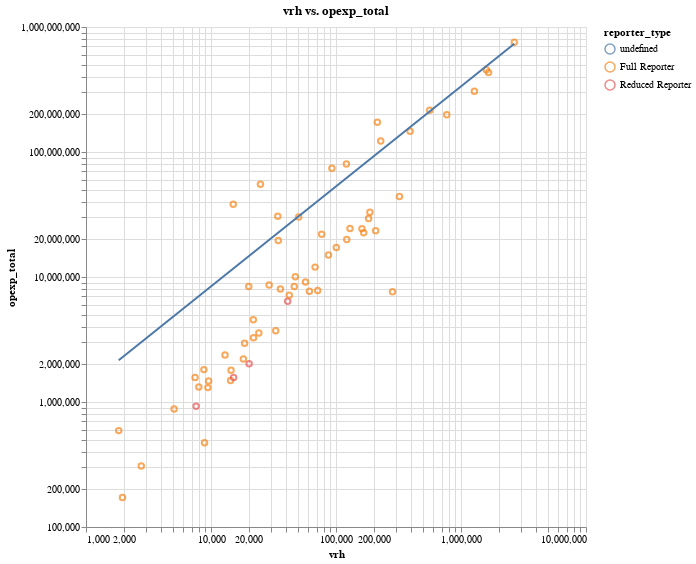

This figure's notebook cell:
### Code cell
_make_scatter(
    data = merge_metrics_rtpa[
        (merge_metrics_rtpa["RTPA"].str.contains("Metropolitan")) & 
        (merge_metrics_rtpa["year"]=="2023")
    ], # raw dataframe
    y_ax = "opexp_total",
    x_ax = "vrh",
    color= "reporter_type",
    scale=True
)

### Figure 1 — Vega-Lite specification as saved in the notebook (floating-point values rounded to 4 significant figures)
{"config": {"view": {"continuousWidth": 300, "continuousHeight": 300}}, "layer": [{"mark": {"type": "point"}, "encoding": {"color": {"field": "reporter_type", "type": "nominal"}, "tooltip": [{"field": "vrh", "type": "quantitative"}, {"field": "opexp_total", "type": "quantitative"}, {"field": "agency_name", "type": "nominal"}, {"field": "year", "type": "nominal"}], "x": {"field": "vrh", "scale": {"type": "log"}, "type": "quantitative"}, "y": {"field": "opexp_total", "scale": {"type": "log"}, "type": "quantitative"}}, "name": "view_3", "title": "vrh vs. opexp_total"}, {"mark": {"type": "line"}, "encoding": {"color": {"field": "reporter_type", "type": "nominal"}, "tooltip": [{"field": "vrh", "type": "quantitative"}, {"field": "opexp_total", "type": "quantitative"}, {"field": "agency_name", "type": "nominal"}, {"field": "year", "type": "nominal"}], "x": {"field": "vrh", "scale": {"type": "log"}, "type": "quantitative"}, "y": {"field": "opexp_total", "scale": {"type": "log"}, "type": "quantitative"}}, "title": "vrh vs. opexp_total", "transform": [{"on": "vrh", "regression": "opexp_total"}]}], "data": {"name": "data-cec4e8a464d3c19e472bdb0b6fa050e1"}, "height": 500, "params": [{"name": "param_3", "select": {"type": "interval", "encodings": ["x", "y"]}, "bind": "scales", "views": ["view_3"]}], "width": 500, "$schema": "https://vega.github.io/schema/vega-lite/v5.20.1.json", "datasets": {"data-cec4e8a464d3c19e472bdb0b6fa050e1": [{"agency_name": "Alameda-Contra Costa Transit District", "agency_status": "Active", "city": "Oakland", "mode": "RB", "service": "DO", "ntd_id": "90014", "reporter_type": "Full Reporter", "reporting_module": "Urban", "state": "CA", "primary_uza_name": "San Francisco--Oakland, CA", "year": "2023", "upt": 4106130, "vrh": 76821, "vrm": 681509, "opexp_total": 21949532, "RTPA": "Metropolitan Transportation Commission", "_merge": "both"}, {"agency_name": "Alameda-Contra Costa Transit District", "agency_status": "Active", "city": "Oakland", "mode": "CB", "service": "DO", "ntd_id": "90014", "reporter_type": "Full Reporter", "reporting_module": "Urban", "state": "CA", "primary_uza_name": "San Francisco--Oakland, CA", "year": "2023", "upt": 467661, "vrh": 29191, "vrm": 460017, "opexp_total": 8634025, "RTPA": "Metropolitan Transportation Commission", "_merge": "both"}, {"agency_name": "Alameda-Contra Costa Transit District", "agency_status": "Active", "city": "Oakland", "mode": "MB", "service": "DO", "ntd_id": "90014", "reporter_type": "Full Reporter", "reporting_module": "Urban", "state": "CA", "primary_uza_name": "San Francisco--Oakland, CA", "year": "2023", "upt": 30029858, "vrh": 1595492, "vrm": 16404172, "opexp_total": 454197000, "RTPA": "Metropolitan Transportation Commission", "_merge": "both"}, {"agency_name": "Alameda-Contra Costa Transit District", "agency_status": "Active", "city": "Oakland", "mode": "MB", "service": "PT", "ntd_id": "90014", "reporter_type": "Full Reporter", "reporting_module": "Urban", "state": "CA", "primary_uza_name": "San Francisco--Oakland, CA", "year": "2023", "upt": 167120, "vrh": 24136, "vrm": 393669, "opexp_total": 3568738, "RTPA": "Metropolitan Transportation Commission", "_merge": "both"}, {"agency_name": "Alameda-Contra Costa Transit District", "agency_status": "Active", "city": "Oakland", "mode": "DR", "service": "PT", "ntd_id": "90014", "reporter_type": "Full Reporter", "reporting_module": "Urban", "state": "CA", "primary_uza_name": "San Francisco--Oakland, CA", "year": "2023", "upt": 419288, "vrh": 322042, "vrm": 4411277, "opexp_total": 44057385, "RTPA": "Metropolitan Transportation Commission", "_merge": "both"}, {"agency_name": "Central Contra Costa Transit Authority (CCCTA)", "agency_status": "Active", "city": "Concord", "mode": "DR", "service": "PT", "ntd_id": "90078", "reporter_type": "Full Reporter", "reporting_module": "Urban", "state": "CA", "primary_uza_name": "Concord--Walnut Creek, CA", "year": "2023", "upt": 113535, "vrh": 61316, "vrm": 997060, "opexp_total": 7676093, "RTPA": "Metropolitan Transportation Commission", "_merge": "both"}, {"agency_name": "Central Contra Costa Transit Authority (CCCTA)", "agency_status": "Active", "city": "Concord", "mode": "MB", "service": "DO", "ntd_id": "90078", "reporter_type": "Full Reporter", "reporting_module": "Urban", "state": "CA", "primary_uza_name": "Concord--Walnut Creek, CA", "year": "2023", "upt": 2422774, "vrh": 186702, "vrm": 1775507, "opexp_total": 33022741, "RTPA": "Metropolitan Transportation Commission", "_merge": "both"}, {"agency_name": "Central Contra Costa Transit Authority (CCCTA)", "agency_status": "Active", "city": "Concord", "mode": "MB", "service": "PT", "ntd_id": "90078", "reporter_type": "Full Reporter", "reporting_module": "Urban", "state": "CA", "primary_uza_name": "Concord--Walnut Creek, CA", "year": "2023", "upt": 1803, "vrh": 2768, "vrm": 35082, "opexp_total": 307689, "RTPA": "Metropolitan Transportation Commission", "_merge": "both"}, {"agency_name": "City and County of San Francisco (SFMTA) - Transit Division", "agency_status": "Active", "city": "San Francisco", "mode": "SR", "service": "DO", "ntd_id": "90015", "reporter_type": "Full Reporter", "reporting_module": "Urban", "state": "CA", "primary_uza_name": "San Francisco--Oakland, CA", "year": "2023", "upt": 3136144, "vrh": 50301, "vrm": 247153, "opexp_total": 30162729, "RTPA": "Metropolitan Transportation Commission", "_merge": "both"}, {"agency_name": "City and County of San Francisco (SFMTA) - Transit Division", "agency_status": "Active", "city": "San Francisco", "mode": "CC", "service": "DO", "ntd_id": "90015", "reporter_type": "Full Reporter", "reporting_module": "Urban", "state": "CA", "primary_uza_name": "San Francisco--Oakland, CA", "year": "2023", "upt": 2926495, "vrh": 92722, "vrm": 198912, "opexp_total": 74057382, "RTPA": "Metropolitan Transportation Commission", "_merge": "both"}, {"agency_name": "City and County of San Francisco (SFMTA) - Transit Division", "agency_status": "Active", "city": "San Francisco", "mode": "TB", "service": "DO", "ntd_id": "90015", "reporter_type": "Full Reporter", "reporting_module": "Urban", "state": "CA", "primary_uza_name": "San Francisco--Oakland, CA", "year": "2023", "upt": 37694490, "vrh": 769101, "vrm": 4631395, "opexp_total": 198854397, "RTPA": "Metropolitan Transportation Commission", "_merge": "both"}, {"agency_name": "City and County of San Francisco (SFMTA) - Transit Division", "agency_status": "Active", "city": "San Francisco", "mode": "DR", "service": "PT", "ntd_id": "90015", "reporter_type": "Full Reporter", "reporting_module": "Urban", "state": "CA", "primary_uza_name": "San Francisco--Oakland, CA", "year": "2023", "upt": 237353, "vrh": 166480, "vrm": 1248469, "opexp_total": 22581487, "RTPA": "Metropolitan Transportation Commission", "_merge": "both"}, {"agency_name": "City and County of San Francisco (SFMTA) - Transit Division", "agency_status": "Active", "city": "San Francisco", "mode": "MB", "service": "DO", "ntd_id": "90015", "reporter_type": "Full Reporter", "reporting_module": "Urban", "state": "CA", "primary_uza_name": "San Francisco--Oakland, CA", "year": "2023", "upt": 71851901, "vrh": 1661223, "vrm": 13046816, "opexp_total": 433123945, "RTPA": "Metropolitan Transportation Commission", "_merge": "both"}, {"agency_name": "City and County of San Francisco (SFMTA) - Transit Division", "agency_status": "Active", "city": "San Francisco", "mode": "LR", "service": "DO", "ntd_id": "90015", "reporter_type": "Full Reporter", "reporting_module": "Urban", "state": "CA", "primary_uza_name": "San Francisco--Oakland, CA", "year": "2023", "upt": 23281310, "vrh": 562403, "vrm": 4833132, "opexp_total": 215714649, "RTPA": "Metropolitan Transportation Commission", "_merge": "both"}, {"agency_name": "City of Fairfield, California - Transportation Division/Public Works Department", "agency_status": "Active", "city": "Fairfield", "mode": "DR", "service": "PT", "ntd_id": "90092", "reporter_type": "Full Reporter", "reporting_module": "Urban", "state": "CA", "primary_uza_name": "Fairfield, CA", "year": "2023", "upt": 12305, "vrh": 7457, "vrm": 94892, "opexp_total": 1571486, "RTPA": "Metropolitan Transportation Commission", "_merge": "both"}, {"agency_name": "City of Fairfield, California - Transportation Division/Public Works Department", "agency_status": "Active", "city": "Fairfield", "mode": "MB", "service": "PT", "ntd_id": "90092", "reporter_type": "Full Reporter", "reporting_module": "Urban", "state": "CA", "primary_uza_name": "Fairfield, CA", "year": "2023", "upt": 254326, "vrh": 35905, "vrm": 473294, "opexp_total": 8027285, "RTPA": "Metropolitan Transportation Commission", "_merge": "both"}, {"agency_name": "City of Fairfield, California - Transportation Division/Public Works Department", "agency_status": "Active", "city": "Fairfield", "mode": "CB", "service": "PT", "ntd_id": "90092", "reporter_type": "Full Reporter", "reporting_module": "Urban", "state": "CA", "primary_uza_name": "Fairfield, CA", "year": "2023", "upt": 7153, "vrh": 1827, "vrm": 58495, "opexp_total": 590270, "RTPA": "Metropolitan Transportation Commission", "_merge": "both"}, {"agency_name": "City of Petaluma - Transit", "agency_status": "Active", "city": "Petaluma", "mode": "MB", "service": "PT", "ntd_id": "90213", "reporter_type": "Full Reporter", "reporting_module": "Urban", "state": "CA", "primary_uza_name": "Petaluma, CA", "year": "2023", "upt": 206161, "vrh": 18570, "vrm": 229901, "opexp_total": 2950945, "RTPA": "Metropolitan Transportation Commission", "_merge": "both"}, {"agency_name": "City of Petaluma - Transit", "agency_status": "Active", "city": "Petaluma", "mode": "DR", "service": "PT", "ntd_id": "90213", "reporter_type": "Full Reporter", "reporting_module": "Urban", "state": "CA", "primary_uza_name": "Petaluma, CA", "year": "2023", "upt": 7446, "vrh": 5070, "vrm": 28711, "opexp_total": 877730, "RTPA": "Metropolitan Transportation Commission", "_merge": "both"}, {"agency_name": "City of Santa Rosa - Transit Division", "agency_status": "Active", "city": "Santa Rosa", "mode": "DR", "service": "PT", "ntd_id": "90017", "reporter_type": "Full Reporter", "reporting_module": "Urban", "state": "CA", "primary_uza_name": "Santa Rosa, CA", "year": "2023", "upt": 26015, "vrh": 14352, "vrm": 157273, "opexp_total": 1485023, "RTPA": "Metropolitan Transportation Commission", "_merge": "both"}, {"agency_name": "City of Santa Rosa - Transit Division", "agency_status": "Active", "city": "Santa Rosa", "mode": "MB", "service": "PT", "ntd_id": "90017", "reporter_type": "Full Reporter", "reporting_module": "Urban", "state": "CA", "primary_uza_name": "Santa Rosa, CA", "year": "2023", "upt": 4761, "vrh": 1958, "vrm": 20558, "opexp_total": 171950, "RTPA": "Metropolitan Transportation Commission", "_merge": "both"}, {"agency_name": "City of Santa Rosa - Transit Division", "agency_status": "Active", "city": "Santa Rosa", "mode": "MB", "service": "DO", "ntd_id": "90017", "reporter_type": "Full Reporter", "reporting_module": "Urban", "state": "CA", "primary_uza_name": "Santa Rosa, CA", "year": "2023", "upt": 1288970, "vrh": 68026, "vrm": 761911, "opexp_total": 11995106, "RTPA": "Metropolitan Transportation Commission", "_merge": "both"}, {"agency_name": "City of Union City (UCT) - Public Works", "agency_status": "Active", "city": "Union City", "mode": "MB", "service": "PT", "ntd_id": "90161", "reporter_type": "Reduced Reporter", "reporting_module": "Urban", "state": "CA", "primary_uza_name": "San Francisco--Oakland, CA", "year": "2023", "upt": 242472, "vrh": 41060, "vrm": 572554, "opexp_total": 6395354, "RTPA": "Metropolitan Transportation Commission", "_merge": "both"}, {"agency_name": "City of Union City (UCT) - Public Works", "agency_status": "Active", "city": "Union City", "mode": "DR", "service": "PT", "ntd_id": "90161", "reporter_type": "Reduced Reporter", "reporting_module": "Urban", "state": "CA", "primary_uza_name": "San Francisco--Oakland, CA", "year": "2023", "upt": 16624, "vrh": 15168, "vrm": 60340, "opexp_total": 1568122, "RTPA": "Metropolitan Transportation Commission", "_merge": "both"}, {"agency_name": "City of Vacaville - Department of Public Works", "agency_status": "Active", "city": "Vacaville", "mode": "MB", "service": "PT", "ntd_id": "90155", "reporter_type": "Reduced Reporter", "reporting_module": "Urban", "state": "CA", "primary_uza_name": "Vacaville, CA", "year": "2023", "upt": 258829, "vrh": 20192, "vrm": 265713, "opexp_total": 2025216, "RTPA": "Metropolitan Transportation Commission", "_merge": "both"}, {"agency_name": "City of Vacaville - Department of Public Works", "agency_status": "Active", "city": "Vacaville", "mode": "DR", "service": "PT", "ntd_id": "90155", "reporter_type": "Reduced Reporter", "reporting_module": "Urban", "state": "CA", "primary_uza_name": "Vacaville, CA", "year": "2023", "upt": 19191, "vrh": 7602, "vrm": 100480, "opexp_total": 925817, "RTPA": "Metropolitan Transportation Commission", "_merge": "both"}, {"agency_name": "County of Sonoma (SCT) - Department of Public Infrastructure - Transit Division", "agency_status": "Active", "city": "Santa Rosa", "mode": "MB", "service": "PT", "ntd_id": "90089", "reporter_type": "Full Reporter", "reporting_module": "Urban", "state": "CA", "primary_uza_name": "Santa Rosa, CA", "year": "2023", "upt": 613031, "vrh": 87031, "vrm": 1424277, "opexp_total": 15013791, "RTPA": "Metropolitan Transportation Commission", "_merge": "both"}, {"agency_name": "County of Sonoma (SCT) - Department of Public Infrastructure - Transit Division", "agency_status": "Active", "city": "Santa Rosa", "mode": "DR", "service": "PT", "ntd_id": "90089", "reporter_type": "Full Reporter", "reporting_module": "Urban", "state": "CA", "primary_uza_name": "Santa Rosa, CA", "year": "2023", "upt": 36842, "vrh": 21885, "vrm": 313637, "opexp_total": 3264876, "RTPA": "Metropolitan Transportation Commission", "_merge": "both"}, {"agency_name": "Golden Gate Bridge, Highway and Transportation District (GGBHTD) - Golden Gate Transit; Golden Gate Ferry", "agency_status": "Active", "city": "San Francisco", "mode": "FB", "service": "DO", "ntd_id": "90016", "reporter_type": "Full Reporter", "reporting_module": "Urban", "state": "CA", "primary_uza_name": "San Francisco--Oakland, CA", "year": "2023", "upt": 1155682, "vrh": 15067, "vrm": 178945, "opexp_total": 38177017, "RTPA": "Metropolitan Transportation Commission", "_merge": "both"}, {"agency_name": "Golden Gate Bridge, Highway and Transportation District (GGBHTD) - Golden Gate Transit; Golden Gate Ferry", "agency_status": "Active", "city": "San Francisco", "mode": "DR", "service": "PT", "ntd_id": "90016", "reporter_type": "Full Reporter", "reporting_module": "Urban", "state": "CA", "primary_uza_name": "San Francisco--Oakland, CA", "year": "2023", "upt": 12485, "vrh": 7994, "vrm": 167065, "opexp_total": 1319993, "RTPA": "Metropolitan Transportation Commission", "_merge": "both"}, {"agency_name": "Golden Gate Bridge, Highway and Transportation District (GGBHTD) - Golden Gate Transit; Golden Gate Ferry", "agency_status": "Active", "city": "San Francisco", "mode": "MB", "service": "DO", "ntd_id": "90016", "reporter_type": "Full Reporter", "reporting_module": "Urban", "state": "CA", "primary_uza_name": "San Francisco--Oakland, CA", "year": "2023", "upt": 1308398, "vrh": 121079, "vrm": 2049895, "opexp_total": 80128216, "RTPA": "Metropolitan Transportation Commission", "_merge": "both"}, {"agency_name": "Livermore / Amador Valley Transit Authority (LAVTA)", "agency_status": "Active", "city": "Livermore", "mode": "MB", "service": "PT", "ntd_id": "90144", "reporter_type": "Full Reporter", "reporting_module": "Urban", "state": "CA", "primary_uza_name": "Livermore--Pleasanton--Dublin, CA", "year": "2023", "upt": 1145515, "vrh": 100598, "vrm": 1328472, "opexp_total": 17210855, "RTPA": "Metropolitan Transportation Commission", "_merge": "both"}, {"agency_name": "Marin County Transit District (MCTD)", "agency_status": "Active", "city": "San Rafael", "mode": "DR", "service": "PT", "ntd_id": "90234", "reporter_type": "Full Reporter", "reporting_module": "Urban", "state": "CA", "primary_uza_name": "San Francisco--Oakland, CA", "year": "2023", "upt": 46102, "vrh": 21800, "vrm": 375035, "opexp_total": 4548158, "RTPA": "Metropolitan Transportation Commission", "_merge": "both"}, {"agency_name": "Marin County Transit District (MCTD)", "agency_status": "Active", "city": "San Rafael", "mode": "MB", "service": "PT", "ntd_id": "90234", "reporter_type": "Full Reporter", "reporting_module": "Urban", "state": "CA", "primary_uza_name": "San Francisco--Oakland, CA", "year": "2023", "upt": 2648326, "vrh": 182308, "vrm": 2642268, "opexp_total": 29401097, "RTPA": "Metropolitan Transportation Commission", "_merge": "both"}, {"agency_name": "Metropolitan Transportation Commission (MTC) - Field Operations and Asset Management", "agency_status": "Active", "city": "San Francisco", "mode": "VP", "service": "PT", "ntd_id": "90094", "reporter_type": "Full Reporter", "reporting_module": "Urban", "state": "CA", "primary_uza_name": "San Francisco--Oakland, CA", "year": "2023", "upt": 1113315, "vrh": 283315, "vrm": 13422183, "opexp_total": 7634546, "RTPA": "Metropolitan Transportation Commission", "_merge": "both"}, {"agency_name": "Napa Valley Transportation Authority (NVTA)", "agency_status": "Active", "city": "Napa", "mode": "DR", "service": "PT", "ntd_id": "90088", "reporter_type": "Full Reporter", "reporting_module": "Urban", "state": "CA", "primary_uza_name": "Napa, CA", "year": "2023", "upt": 74829, "vrh": 32933, "vrm": 258397, "opexp_total": 3708684, "RTPA": "Metropolitan Transportation Commission", "_merge": "both"}, {"agency_name": "Napa Valley Transportation Authority (NVTA)", "agency_status": "Active", "city": "Napa", "mode": "CB", "service": "PT", "ntd_id": "90088", "reporter_type": "Full Reporter", "reporting_module": "Urban", "state": "CA", "primary_uza_name": "Napa, CA", "year": "2023", "upt": 52608, "vrh": 14470, "vrm": 383593, "opexp_total": 1798291, "RTPA": "Metropolitan Transportation Commission", "_merge": "both"}, {"agency_name": "Napa Valley Transportation Authority (NVTA)", "agency_status": "Active", "city": "Napa", "mode": "MB", "service": "PT", "ntd_id": "90088", "reporter_type": "Full Reporter", "reporting_module": "Urban", "state": "CA", "primary_uza_name": "Napa, CA", "year": "2023", "upt": 360558, "vrh": 46360, "vrm": 703324, "opexp_total": 8381444, "RTPA": "Metropolitan Transportation Commission", "_merge": "both"}, {"agency_name": "Peninsula Corridor Joint Powers Board (PCJPB)", "agency_status": "Active", "city": "San Carlos", "mode": "CR", "service": "PT", "ntd_id": "90134", "reporter_type": "Full Reporter", "reporting_module": "Urban", "state": "CA", "primary_uza_name": "San Francisco--Oakland, CA", "year": "2023", "upt": 7012116, "vrh": 214153, "vrm": 6800628, "opexp_total": 172893335, "RTPA": "Metropolitan Transportation Commission", "_merge": "both"}, {"agency_name": "San Francisco Bay Area Rapid Transit District (BART)", "agency_status": "Active", "city": "Oakland", "mode": "YR", "service": "DO", "ntd_id": "90003", "reporter_type": "Full Reporter", "reporting_module": "Urban", "state": "CA", "primary_uza_name": "San Francisco--Oakland, CA", "year": "2023", "upt": 1263714, "vrh": 34529, "vrm": 1191602, "opexp_total": 19617059, "RTPA": "Metropolitan Transportation Commission", "_merge": "both"}, {"agency_name": "San Francisco Bay Area Rapid Transit District (BART)", "agency_status": "Active", "city": "Oakland", "mode": "MG", "service": "PT", "ntd_id": "90003", "reporter_type": "Full Reporter", "reporting_module": "Urban", "state": "CA", "primary_uza_name": "San Francisco--Oakland, CA", "year": "2023", "upt": 457366, "vrh": 20044, "vrm": 258323, "opexp_total": 8377661, "RTPA": "Metropolitan Transportation Commission", "_merge": "both"}, {"agency_name": "San Francisco Bay Area Rapid Transit District (BART)", "agency_status": "Active", "city": "Oakland", "mode": "HR", "service": "DO", "ntd_id": "90003", "reporter_type": "Full Reporter", "reporting_module": "Urban", "state": "CA", "primary_uza_name": "San Francisco--Oakland, CA", "year": "2023", "upt": 49043322, "vrh": 2669501, "vrm": 83783824, "opexp_total": 754188006, "RTPA": "Metropolitan Transportation Commission", "_merge": "both"}, {"agency_name": "San Francisco Bay Area Water Emergency Transportation Authority (WETA)", "agency_status": "Active", "city": "San Francisco", "mode": "FB", "service": "PT", "ntd_id": "90225", "reporter_type": "Full Reporter", "reporting_module": "Urban", "state": "CA", "primary_uza_name": "San Francisco--Oakland, CA", "year": "2023", "upt": 2024646, "vrh": 24860, "vrm": 515185, "opexp_total": 55300017, "RTPA": "Metropolitan Transportation Commission", "_merge": "both"}, {"agency_name": "San Mateo County Transit District (SMCTD)", "agency_status": "Active", "city": "San Carlos", "mode": "MB", "service": "DO", "ntd_id": "90009", "reporter_type": "Full Reporter", "reporting_module": "Urban", "state": "CA", "primary_uza_name": "San Francisco--Oakland, CA", "year": "2023", "upt": 6956810, "vrh": 391664, "vrm": 4155546, "opexp_total": 146336295, "RTPA": "Metropolitan Transportation Commission", "_merge": "both"}, {"agency_name": "San Mateo County Transit District (SMCTD)", "agency_status": "Active", "city": "San Carlos", "mode": "MB", "service": "PT", "ntd_id": "90009", "reporter_type": "Full Reporter", "reporting_module": "Urban", "state": "CA", "primary_uza_name": "San Francisco--Oakland, CA", "year": "2023", "upt": 1611275, "vrh": 129405, "vrm": 1689142, "opexp_total": 24474957, "RTPA": "Metropolitan Transportation Commission", "_merge": "both"}, {"agency_name": "San Mateo County Transit District (SMCTD)", "agency_status": "Active", "city": "San Carlos", "mode": "DR", "service": "PT", "ntd_id": "90009", "reporter_type": "Full Reporter", "reporting_module": "Urban", "state": "CA", "primary_uza_name": "San Francisco--Oakland, CA", "year": "2023", "upt": 183772, "vrh": 122000, "vrm": 1669345, "opexp_total": 19921298, "RTPA": "Metropolitan Transportation Commission", "_merge": "both"}, {"agency_name": "San Mateo County Transit District (SMCTD)", "agency_status": "Active", "city": "San Carlos", "mode": "DR", "service": "TX", "ntd_id": "90009", "reporter_type": "Full Reporter", "reporting_module": "Urban", "state": "CA", "primary_uza_name": "San Francisco--Oakland, CA", "year": "2023", "upt": 21988, "vrh": 8770, "vrm": 279665, "opexp_total": 1815583, "RTPA": "Metropolitan Transportation Commission", "_merge": "both"}, {"agency_name": "Santa Clara Valley Transportation Authority (VTA)", "agency_status": "Active", "city": "San Jose", "mode": "LR", "service": "DO", "ntd_id": "90013", "reporter_type": "Full Reporter", "reporting_module": "Urban", "state": "CA", "primary_uza_name": "San Jose, CA", "year": "2023", "upt": 4147807, "vrh": 227892, "vrm": 3202370, "opexp_total": 122428199, "RTPA": "Metropolitan Transportation Commission", "_merge": "both"}, {"agency_name": "Santa Clara Valley Transportation Authority (VTA)", "agency_status": "Active", "city": "San Jose", "mode": "DR", "service": "PT", "ntd_id": "90013", "reporter_type": "Full Reporter", "reporting_module": "Urban", "state": "CA", "primary_uza_name": "San Jose, CA", "year": "2023", "upt": 324434, "vrh": 207660, "vrm": 3445265, "opexp_total": 23462989, "RTPA": "Metropolitan Transportation Commission", "_merge": "both"}, {"agency_name": "Santa Clara Valley Transportation Authority (VTA)", "agency_status": "Active", "city": "San Jose", "mode": "MB", "service": "PT", "ntd_id": "90013", "reporter_type": "Full Reporter", "reporting_module": "Urban", "state": "CA", "primary_uza_name": "San Jose, CA", "year": "2023", "upt": 114740, "vrh": 18157, "vrm": 174241, "opexp_total": 2204624, "RTPA": "Metropolitan Transportation Commission", "_merge": "both"}, {"agency_name": "Santa Clara Valley Transportation Authority (VTA)", "agency_status": "Active", "city": "San Jose", "mode": "MB", "service": "DO", "ntd_id": "90013", "reporter_type": "Full Reporter", "reporting_module": "Urban", "state": "CA", "primary_uza_name": "San Jose, CA", "year": "2023", "upt": 19266958, "vrh": 1279460, "vrm": 14957419, "opexp_total": 305975159, "RTPA": "Metropolitan Transportation Commission", "_merge": "both"}, {"agency_name": "Solano County Transit", "agency_status": "Active", "city": "Vallejo", "mode": "DR", "service": "PT", "ntd_id": "90232", "reporter_type": "Full Reporter", "reporting_module": "Urban", "state": "CA", "primary_uza_name": "Vallejo, CA", "year": "2023", "upt": 19352, "vrh": 9444, "vrm": 105465, "opexp_total": 1303180, "RTPA": "Metropolitan Transportation Commission", "_merge": "both"}, {"agency_name": "Solano County Transit", "agency_status": "Active", "city": "Vallejo", "mode": "CB", "service": "PT", "ntd_id": "90232", "reporter_type": "Full Reporter", "reporting_module": "Urban", "state": "CA", "primary_uza_name": "Vallejo, CA", "year": "2023", "upt": 496901, "vrh": 47280, "vrm": 1349202, "opexp_total": 10041002, "RTPA": "Metropolitan Transportation Commission", "_merge": "both"}, {"agency_name": "Solano County Transit", "agency_status": "Active", "city": "Vallejo", "mode": "MB", "service": "PT", "ntd_id": "90232", "reporter_type": "Full Reporter", "reporting_module": "Urban", "state": "CA", "primary_uza_name": "Vallejo, CA", "year": "2023", "upt": 451567, "vrh": 42289, "vrm": 521552, "opexp_total": 7161426, "RTPA": "Metropolitan Transportation Commission", "_merge": "both"}, {"agency_name": "Sonoma-Marin Area Rail Transit District (SMART)", "agency_status": "Active", "city": "Petaluma", "mode": "CR", "service": "DO", "ntd_id": "90299", "reporter_type": "Full Reporter", "reporting_module": "Urban", "state": "CA", "primary_uza_name": "Santa Rosa, CA", "year": "2023", "upt": 640099, "vrh": 34223, "vrm": 977309, "opexp_total": 30585066, "RTPA": "Metropolitan Transportation Commission", "_merge": "both"}, {"agency_name": "The Eastern Contra Costa Transit Authority", "agency_status": "Active", "city": "Antioch", "mode": "MB", "service": "PT", "ntd_id": "90162", "reporter_type": "Full Reporter", "reporting_module": "Urban", "state": "CA", "primary_uza_name": "Antioch, CA", "year": "2023", "upt": 992717, "vrh": 161342, "vrm": 2020307, "opexp_total": 24376373, "RTPA": "Metropolitan Transportation Commission", "_merge": "both"}, {"agency_name": "The Eastern Contra Costa Transit Authority", "agency_status": "Active", "city": "Antioch", "mode": "DR", "service": "PT", "ntd_id": "90162", "reporter_type": "Full Reporter", "reporting_module": "Urban", "state": "CA", "primary_uza_name": "Antioch, CA", "year": "2023", "upt": 184234, "vrh": 71385, "vrm": 912999, "opexp_total": 7783760, "RTPA": "Metropolitan Transportation Commission", "_merge": "both"}, {"agency_name": "The Eastern Contra Costa Transit Authority", "agency_status": "Active", "city": "Antioch", "mode": "DR", "service": "TN", "ntd_id": "90162", "reporter_type": "Full Reporter", "reporting_module": "Urban", "state": "CA", "primary_uza_name": "Antioch, CA", "year": "2023", "upt": 34932, "vrh": 8879, "vrm": 266982, "opexp_total": 472320, "RTPA": "Metropolitan Transportation Commission", "_merge": "both"}, {"agency_name": "Western Contra Costa Transit Authority (WCCTA )", "agency_status": "Active", "city": "Pinole", "mode": "DR", "service": "PT", "ntd_id": "90159", "reporter_type": "Full Reporter", "reporting_module": "Urban", "state": "CA", "primary_uza_name": "San Francisco--Oakland, CA", "year": "2023", "upt": 18873, "vrh": 9565, "vrm": 101107, "opexp_total": 1475675, "RTPA": "Metropolitan Transportation Commission", "_merge": "both"}, {"agency_name": "Western Contra Costa Transit Authority (WCCTA )", "agency_status": "Active", "city": "Pinole", "mode": "MB", "service": "PT", "ntd_id": "90159", "reporter_type": "Full Reporter", "reporting_module": "Urban", "state": "CA", "primary_uza_name": "San Francisco--Oakland, CA", "year": "2023", "upt": 488451, "vrh": 57034, "vrm": 854789, "opexp_total": 9136815, "RTPA": "Metropolitan Transportation Commission", "_merge": "both"}, {"agency_name": "Western Contra Costa Transit Authority (WCCTA )", "agency_status": "Active", "city": "Pinole", "mode": "CB", "service": "PT", "ntd_id": "90159", "reporter_type": "Full Reporter", "reporting_module": "Urban", "state": "CA", "primary_uza_name": "San Francisco--Oakland, CA", "year": "2023", "upt": 160596, "vrh": 12947, "vrm": 385820, "opexp_total": 2374822, "RTPA": "Metropolitan Transportation Commission", "_merge": "both"}]}}
